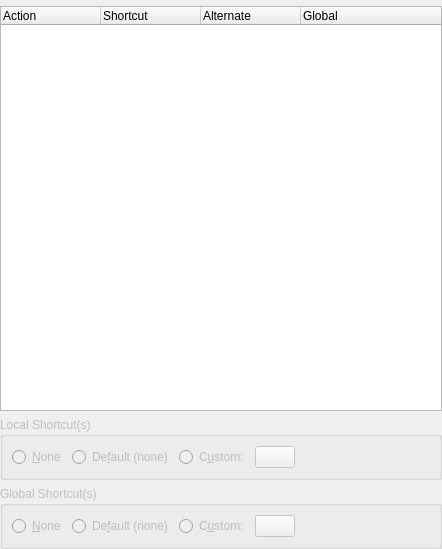
<ui version="4.0" >
 <class>KKeyDialog</class>
 <widget class="QWidget" name="KKeyDialog" >
  <property name="geometry" >
   <rect>
    <x>0</x>
    <y>0</y>
    <width>442</width>
    <height>549</height>
   </rect>
  </property>
  <property name="windowTitle" >
   <string>Form</string>
  </property>
  <layout class="QVBoxLayout" >
   <property name="margin" >
    <number>0</number>
   </property>
   <property name="spacing" >
    <number>6</number>
   </property>
   <item>
    <widget class="KTreeWidgetSearchLineWidget" native="1" name="searchFilter" >
     <property name="whatsThis" >
      <string>Search interactively for shortcut names (e.g. Copy) or combination of keys (e.g. Ctrl+C) by typing them here.</string>
     </property>
    </widget>
   </item>
   <item>
    <widget class="QTreeWidget" name="list" >
     <property name="whatsThis" >
      <string>Here you can see a list of key bindings, i.e. associations between actions (e.g. 'Copy') shown in the left column and keys or combination of keys (e.g. Ctrl+V) shown in the right column.</string>
     </property>
     <property name="rootIsDecorated" >
      <bool>false</bool>
     </property>
     <column>
      <property name="text" >
       <string>Action</string>
      </property>
     </column>
     <column>
      <property name="text" >
       <string>Shortcut</string>
      </property>
     </column>
     <column>
      <property name="text" >
       <string>Alternate</string>
      </property>
     </column>
     <column>
      <property name="text" >
       <string>Global</string>
      </property>
     </column>
    </widget>
   </item>
   <item>
    <widget class="QGroupBox" name="localGroup" >
     <property name="enabled" >
      <bool>false</bool>
     </property>
     <property name="toolTip" >
      <string>Allows configuration of shortcuts which respond when this application has focus.</string>
     </property>
     <property name="title" >
      <string>Local Shortcut(s)</string>
     </property>
     <property name="flat" >
      <bool>true</bool>
     </property>
     <layout class="QHBoxLayout" >
      <property name="margin" >
       <number>9</number>
      </property>
      <property name="spacing" >
       <number>6</number>
      </property>
      <item>
       <widget class="QRadioButton" name="localNone" >
        <property name="whatsThis" >
         <string>The selected action will not be associated with any key.</string>
        </property>
        <property name="text" >
         <string>&amp;None</string>
        </property>
       </widget>
      </item>
      <item>
       <widget class="QRadioButton" name="localDefault" >
        <property name="whatsThis" >
         <string>This will bind the default key to the selected action. Usually a reasonable choice.</string>
        </property>
        <property name="text" >
         <string>De&amp;fault (none)</string>
        </property>
       </widget>
      </item>
      <item>
       <widget class="QRadioButton" name="localCustom" >
        <property name="whatsThis" >
         <string>If this option is selected you can create a customized key binding for the selected action using the buttons below.</string>
        </property>
        <property name="text" >
         <string>C&amp;ustom:</string>
        </property>
       </widget>
      </item>
      <item>
       <widget class="KKeyButton" name="localCustomSelector" >
        <property name="whatsThis" >
         <string>Use this button to choose a new shortcut key. Once you click it, you can press the key-combination which you would like to be assigned to the currently selected action.</string>
        </property>
        <property name="text" >
         <string/>
        </property>
       </widget>
      </item>
      <item>
       <spacer>
        <property name="orientation" >
         <enum>Qt::Horizontal</enum>
        </property>
        <property name="sizeHint" >
         <size>
          <width>40</width>
          <height>20</height>
         </size>
        </property>
       </spacer>
      </item>
     </layout>
    </widget>
   </item>
   <item>
    <widget class="QGroupBox" name="globalGroup" >
     <property name="enabled" >
      <bool>false</bool>
     </property>
     <property name="toolTip" >
      <string>Allows configuration of shortcuts regardless of application focus.</string>
     </property>
     <property name="title" >
      <string>Global Shortcut(s)</string>
     </property>
     <property name="flat" >
      <bool>true</bool>
     </property>
     <layout class="QHBoxLayout" >
      <property name="margin" >
       <number>9</number>
      </property>
      <property name="spacing" >
       <number>6</number>
      </property>
      <item>
       <widget class="QRadioButton" name="globalNone" >
        <property name="whatsThis" >
         <string>The selected action will not be associated with any key.</string>
        </property>
        <property name="text" >
         <string>&amp;None</string>
        </property>
       </widget>
      </item>
      <item>
       <widget class="QRadioButton" name="globalDefault" >
        <property name="whatsThis" >
         <string>This will bind the default key to the selected action. Usually a reasonable choice.</string>
        </property>
        <property name="text" >
         <string>De&amp;fault (none)</string>
        </property>
       </widget>
      </item>
      <item>
       <widget class="QRadioButton" name="globalCustom" >
        <property name="whatsThis" >
         <string>If this option is selected you can create a customized key binding for the selected action using the buttons below.</string>
        </property>
        <property name="text" >
         <string>C&amp;ustom:</string>
        </property>
       </widget>
      </item>
      <item>
       <widget class="KKeyButton" name="globalCustomSelector" >
        <property name="whatsThis" >
         <string>Use this button to choose a new shortcut key. Once you click it, you can press the key-combination which you would like to be assigned to the currently selected action.</string>
        </property>
        <property name="text" >
         <string/>
        </property>
       </widget>
      </item>
      <item>
       <spacer>
        <property name="orientation" >
         <enum>Qt::Horizontal</enum>
        </property>
        <property name="sizeHint" >
         <size>
          <width>40</width>
          <height>20</height>
         </size>
        </property>
       </spacer>
      </item>
     </layout>
    </widget>
   </item>
  </layout>
 </widget>
 <customwidgets>
  <customwidget>
   <class>KKeyButton</class>
   <extends>QPushButton</extends>
   <header>kkeybutton.h</header>
  </customwidget>
  <customwidget>
   <class>KTreeWidgetSearchLineWidget</class>
   <extends>QWidget</extends>
   <header>ktreewidgetsearchline.h</header>
  </customwidget>
 </customwidgets>
 <resources/>
 <connections/>
</ui>
